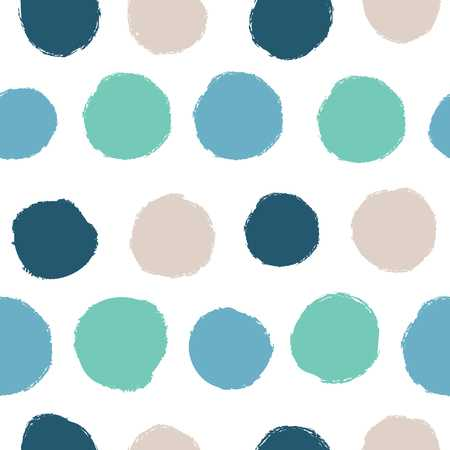
#> input picture ImageProcessing/example2.jpg, 450 x 450 px
$ python firstTest.py   (older library calls are emulated)
#> lines starting #> are read from the running program, lines starting #| are printed output that depends on the picture; after the words box and inside, x2 and y2 are one past the last pixel; in counts of white or black regions, pixels touching at a corner belong together
import cv2
#reading the image
image = cv2.imread("example2.jpg")
#> image is the input picture: shape (450, 450, 3); mean B, G, R 218.7, 216.8, 194.7
cv2.imshow("Start", image)
cv2.waitKey(0)
edged = cv2.Canny(image, 10, 250)
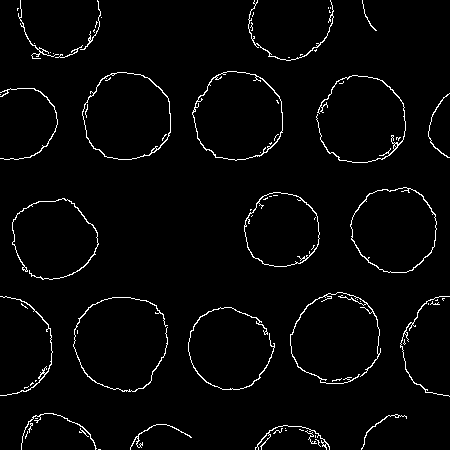
#> edged: shape (450, 450); 2.7% white in thin lines or dots
cv2.imshow("Edges", edged)
cv2.waitKey(0)

#applying closing function
kernel = cv2.getStructuringElement(cv2.MORPH_RECT, (7, 7))
closed = cv2.morphologyEx(edged, cv2.MORPH_CLOSE, kernel)
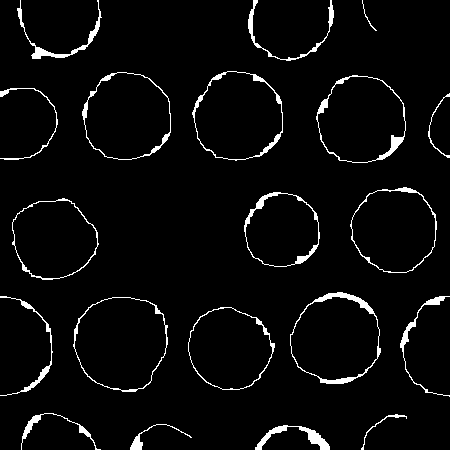
#> closed: shape (450, 450); 3.9% white; 20 white regions
cv2.imshow("Closed", closed)
cv2.waitKey(0)

#finding_contours
(_, cnts, _) = cv2.findContours(closed.copy(), cv2.RETR_EXTERNAL, cv2.CHAIN_APPROX_SIMPLE)
#> cnts = 20 contours, 1 with area under 20; largest, box (x1, y1, x2, y2) and area: (73, 297, 168, 392) 6940, (290, 292, 381, 384) 6312, (192, 71, 283, 161) 6252, (82, 72, 171, 160) 6076, (316, 75, 406, 163) 6073

for c in cnts:
	peri = cv2.arcLength(c, True)
	approx = cv2.approxPolyDP(c, 0.02 * peri, True)
	cv2.drawContours(image, [approx], -1, (0, 255, 0), 2)
#> this loop made 20 passes
#> peri on passes 1 to 12: 209.2, 171.8, 139.1, 258.7, 282.1, 322.4, 337.5, 347.2, 306, 285.9, 252.9, 288
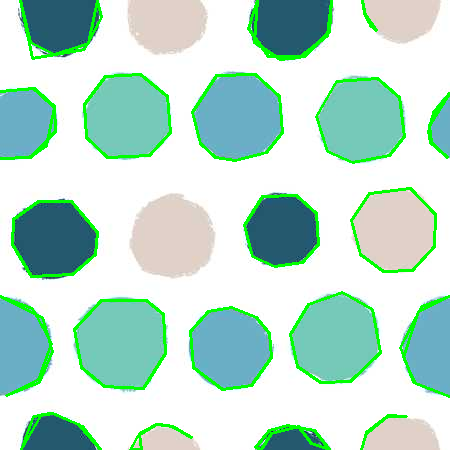
#> image: shape (450, 450, 3); 6.26% of pixels changed, all inside (x1, y1, x2, y2) = (0, 0, 450, 450)

cv2.drawContours(image, cnts, -1, (0,255, 0), 3)
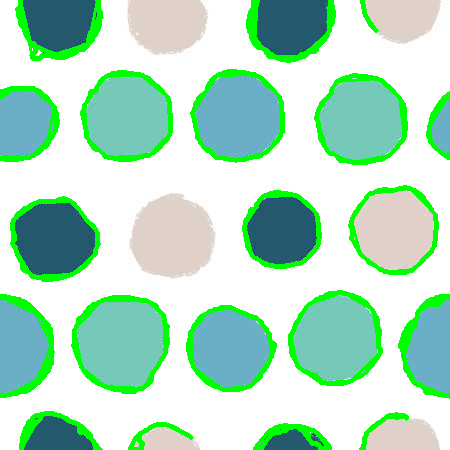
#> image: shape (450, 450, 3); 4.47% of pixels changed, all inside (x1, y1, x2, y2) = (0, 0, 450, 450)
cv2.imshow("Output", image)
cv2.waitKey(0)
